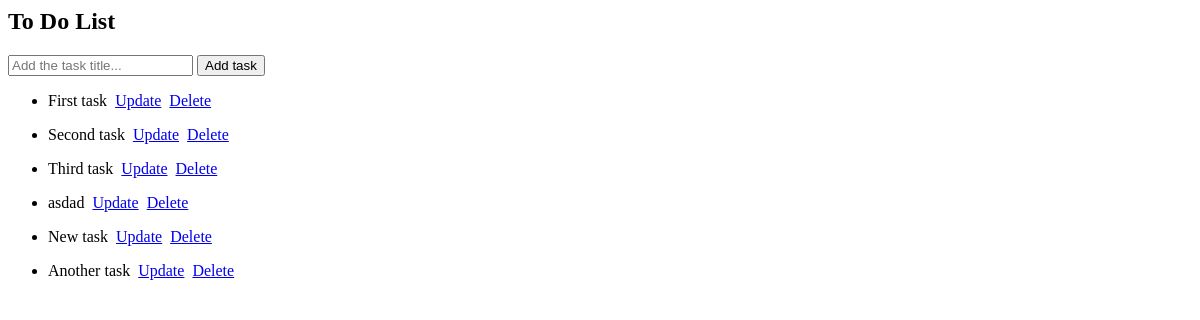
The app's page /, older data.
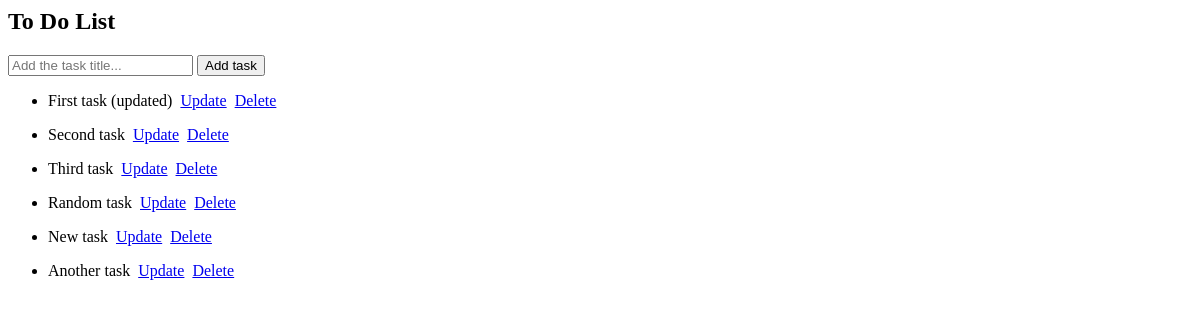
The same page, newer data.
### tasks/models.py (models this page shows)
class Task(models.Model):
    title = models.CharField(max_length=100)
    completed = models.BooleanField(default=False)
    created = models.DateTimeField(auto_now_add=True)
    def __str__(self):
        return self.title
    class Meta:
        verbose_name = "Task"
        verbose_name_plural = "Tasks"

### tasks/views.py (the view)
# urls.py: path('', views.index, name="list"),
def index(request):
    tasks = Task.objects.all()
    form = TaskForm()
    if request.method == "POST":
        form = TaskForm(request.POST)
        if form.is_valid():
            form.save()
            return redirect('/')
    context = {
        'tasks':tasks,
        'form':form,
    }
    return render(request, "tasks/tasks.html", context)

### tasks/forms.py
class TaskForm(forms.ModelForm):
    title = forms.CharField(widget=forms.TextInput(attrs={'placeholder': 'Add the task title...'}))
    class Meta:
        model = Task
        fields = '__all__'

### tasks/templates/tasks/tasks.html (shortened to what this page needs)
<h2>To Do List</h2>
<form method="POST" action="/">
    {{form.title}}
    <input type="submit" value="Add task">
</form>
{% for t in tasks %}
    <div>
        <ul>
            <li>
                {{t}}&nbsp;
                <a href="{% url 'update_task' t.id %}">Update</a>&nbsp;
                <a href="{% url 'delete_task' t.id %}">Delete</a>
            </li>
        </ul>
    </div>
{% endfor %}

Row changes from the older to the newer data that the page shows:
changed Task: title "First task" → "First task (updated)"
changed Task: title "asdad" → "Random task"
